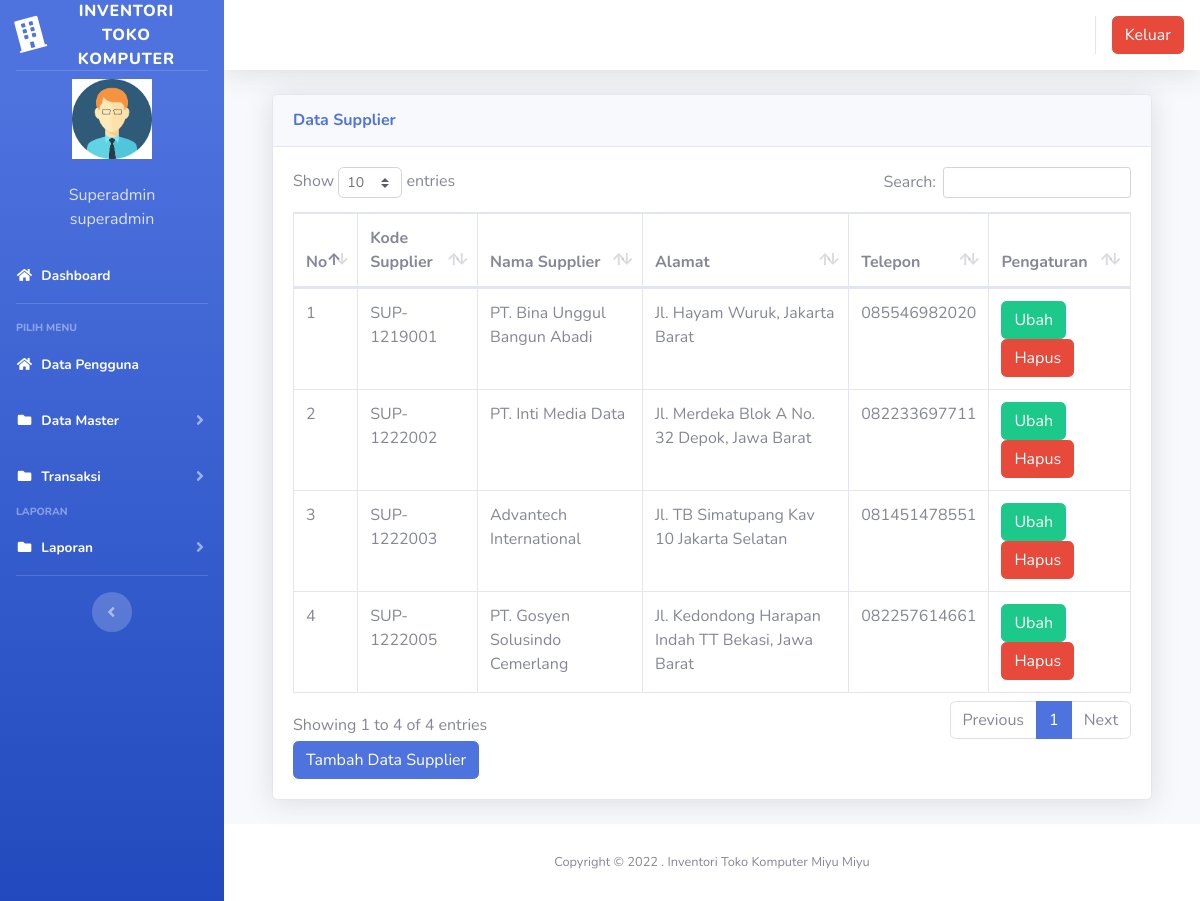
/index3.php?page=supplier (signed in), run on the app's committed database.
### tables this page shows
CREATE TABLE `users` (
  `id` int(11) NOT NULL,
  `nik` varchar(10) NOT NULL,
  `nama` varchar(100) NOT NULL,
  `alamat` varchar(200) NOT NULL,
  `telepon` varchar(100) NOT NULL,
  `username` varchar(100) NOT NULL,
  `password` varchar(100) NOT NULL,
  `level` varchar(25) NOT NULL DEFAULT 'member',
  `foto` varchar(25) NOT NULL
);

CREATE TABLE `tb_supplier` (
  `id` int(100) NOT NULL,
  `kode_supplier` varchar(100) NOT NULL,
  `nama_supplier` varchar(100) NOT NULL,
  `alamat` varchar(100) NOT NULL,
  `telepon` varchar(15) NOT NULL
);

### page/supplier/supplier.php (the view, shortened to what this page needs)
<div class="container-fluid">
  <div class="card shadow mb-4">
    <div class="card-header py-3">
      <h6 class="m-0 font-weight-bold text-primary">Data Supplier</h6>
    </div>
    <div class="card-body">
      <div class="table-responsive">
        <table class="table table-bordered" id="dataTable" width="100%" cellspacing="0">
        <thead>
                                <tr>
			<th>No</th>
			<th>Kode Supplier</th>
			<th>Nama Supplier</th>
			<th>Alamat</th>
			<th>Telepon</th>
			<th>Pengaturan</th>
                                </tr>
		</thead>
          <tbody>
            <?php
	$no = 1;
	$sql = $koneksi->query("select * from tb_supplier");
	while ($data = $sql->fetch_assoc()) {
	?>
                                <tr>
                                    <td><?php echo $no++; ?></td>
			<td><?php echo $data['kode_supplier'] ?></td>
			<td><?php echo $data['nama_supplier'] ?></td>
			<td><?php echo $data['alamat'] ?></td>
			<td><?php echo $data['telepon'] ?></td>
			<td>
			<a href="?page=supplier&aksi=ubahsupplier&kode_supplier=<?php echo $data['kode_supplier'] ?>" class="btn btn-success" >Ubah</a>
			<a onclick="return confirm('Apakah anda yakin akan menghapus data ini?')" href="?page=supplier&aksi=hapussupplier&id=<?php echo $data['kode_supplier'] ?>" class="btn btn-danger" >Hapus</a>
			</td>
                                </tr>
	<?php }?>
		   </tbody>
                        </table>
<a href="?page=supplier&aksi=tambahsupplier" class="btn btn-primary" >Tambah Data Supplier</a>
      </div>
    </div>
  </div>
</div>

### index3.php (shortened to what this page needs)
<?php
	$koneksi = new mysqli("localhost","root","","inventori");
	?>
<!DOCTYPE html>
<html lang="en">
<head>
  <link href="vendor/fontawesome-free/css/all.min.css" rel="stylesheet" type="text/css">
  <link href="css/sb-admin-2.min.css" rel="stylesheet">
  <link href="vendor/datatables/dataTables.bootstrap4.min.css" rel="stylesheet">
</head>
<body id="page-top">
  <div id="wrapper">
    <ul class="navbar-nav bg-gradient-primary sidebar sidebar-dark accordion" id="accordionSidebar">
      <a class="sidebar-brand d-flex align-items-center justify-content-center" href="index3.php">
        <div class="sidebar-brand-icon rotate-n-15">
          <i class="fas fa-building"></i>
        </div>
        <div class="sidebar-brand-text mx-2">Inventori Toko Komputer</div>
      </a>
      <hr class="sidebar-divider my-0">
 <?php
   if ($_SESSION['superadmin']) {
	   $user = $_SESSION['superadmin'];
   }
   $sql =$koneksi->query("select * from users where id='$user'");
   $data = $sql->fetch_assoc();
   ?>
    <li class="d-flex align-items-center justify-content-center">
        <a class="nav-link">
		 <img src="img/<?php echo $data['foto']?>" class="img-circle" width="80" alt="User"/></a>
	  </li>
		 <li class="nav-item ">
        <a class="nav-link">
         	<div class="d-flex align-items-center justify-content-center" class="name">  <?php echo  $data['nama'];?></div></font>
			<div class="d-flex align-items-center justify-content-center" class="email"><?php echo $data['level'];?></div>
		 </a>
      </li>
      <li class="nav-item active">
        <a class="nav-link" href="?page=home3">
          <i class="fas fa-fw fa-home"></i>
          <span>Dashboard</span></a>
      </li>
      <hr class="sidebar-divider">
      <div class="sidebar-heading">
        Pilih Menu
      </div>
	    <li class="nav-item active">
        <a class="nav-link" href="?page=pengguna">
          <i class="fas fa-fw fa-home"></i>
          <span>Data Pengguna</span></a>
      </li>
	   <li class="nav-item active">
        <a class="nav-link collapsed" href="#" data-toggle="collapse" data-target="#collapseData" aria-expanded="true" aria-controls="collapseData">
          <i class="fas fa-fw fa-folder"></i>
          <span>Data Master</span>
        </a>
      </li>
	    <li class="nav-item active">
        <a class="nav-link collapsed" href="#" data-toggle="collapse" data-target="#collapsePages" aria-expanded="true" aria-controls="collapsePages">
          <i class="fas fa-fw fa-folder"></i>
          <span>Transaksi</span>
        </a>
      </li>
      <div class="sidebar-heading">
        Laporan
      </div>
	     <li class="nav-item active">
        <a class="nav-link collapsed" href="#" data-toggle="collapse" data-target="#collapseLaporan" aria-expanded="true" aria-controls="collapseLaporan">
          <i class="fas fa-fw fa-folder"></i>
          <span>Laporan</span>
        </a>
      </li>
      <hr class="sidebar-divider d-none d-md-block">
      <div class="text-center d-none d-md-inline">
        <button class="rounded-circle border-0" id="sidebarToggle"></button>
      </div>
    </ul>
    <div id="content-wrapper" class="d-flex flex-column">
      <div id="content">
        <nav class="navbar navbar-expand navbar-light bg-white topbar mb-4 static-top shadow">
          <ul class="navbar-nav ml-auto">
            <li class="nav-item dropdown no-arrow">
			 <div class="top-menu">
        <ul class="nav pull-right top-menu">
           <li><a onclick="return confirm('Apakah anda yakin akan logout?')" class="btn btn-danger" class="logout" href="logout.php">Keluar</a></li>
        </ul>
      </div>
            </li>
          </ul>
        </nav>
        <div class="container-fluid">
		 <section class="content">
		      <?php
			   $page = $_GET['page'];
			   $aksi = $_GET['aksi'];
			   if ($page == "supplier") {
				   if ($aksi == "") {
					   include "page/supplier/supplier.php";
				   }
			   }
			   ?>
    </section>
</div>
      <footer class="sticky-footer bg-white">
        <div class="container my-auto">
          <div class="copyright text-center my-auto">
            <span>Copyright &copy; 2022 . Inventori Toko Komputer Miyu Miyu</span>
          </div>
        </div>
      </footer>
    </div>
  </div>
  </div>
</body>
</html>

### data on the page
users: foto (picture), nama "Superadmin", level "superadmin"
tb_supplier: kode_supplier "SUP-1219001", nama_supplier "PT. Bina Unggul Bangun Abadi", alamat "Jl. Hayam Wuruk, Jakarta Barat", telepon "085546982020"
tb_supplier: kode_supplier "SUP-1222002", nama_supplier "PT. Inti Media Data", alamat "Jl. Merdeka Blok A No. 32 Depok, Jawa Barat", telepon "082233697711"
tb_supplier: kode_supplier "SUP-1222003", nama_supplier "Advantech International", alamat "Jl. TB Simatupang Kav 10 Jakarta Selatan", telepon "081451478551"
tb_supplier: kode_supplier "SUP-1222005", nama_supplier "PT. Gosyen Solusindo Cemerlang", alamat "Jl. Kedondong Harapan Indah TT Bekasi, Jawa Barat", telepon "082257614661"
